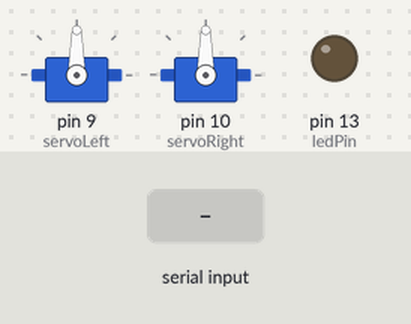
Recording of a sketch running on a simulated Arduino Uno, built with avr-gcc and run on an emulated ATmega328P. On the bench: 2 × servo, output pins drawn as LEDs (lit = HIGH). The inputs (shaded band) are chosen by the test bench.

Above: at 1.2 s.
1.3 s: byte 30 received over Serial
At 2.0 s:
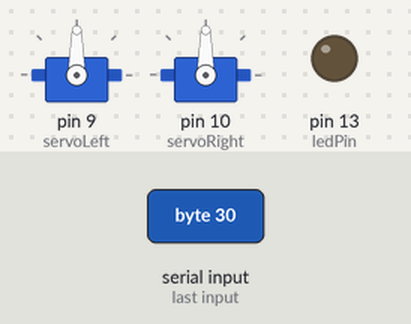
2.9 s: byte 90 received over Serial
At 4.1 s:
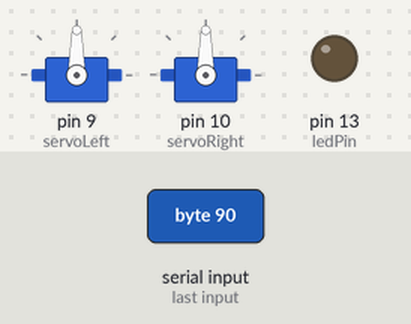
4.4 s: byte 120 received over Serial
At 5.5 s:
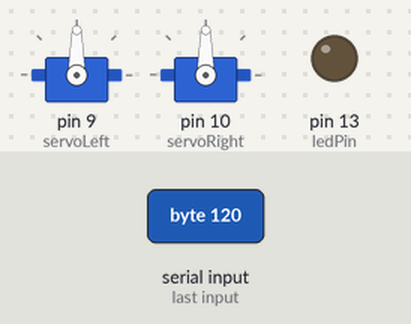
Timing chart, 0 to 7.4 s (numbered marks = the images above; inputs shaded):
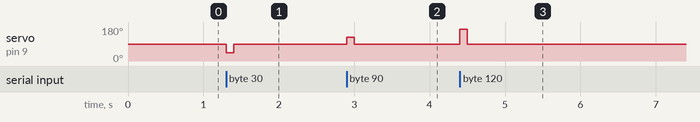

The sketch:

Gesture_Bot.ino
```cpp
#include <Servo.h>

#define TIMEOUT 100

int ledPin = 13; // Set the pin to digital I/O 4
Servo servoLeft,servoRight;
int leftSpeed,rightSpeed, leftComm, rightComm;
long lastSerial;

void setup() {
  pinMode(ledPin, OUTPUT); // Set pin as OUTPUT
  Serial.begin(9600); // Start serial communication at 9600 bps
  servoLeft.attach(9);
  servoRight.attach(10);
  leftSpeed = 64;
  rightSpeed = 64;
}

void loop() {
  if(millis() - lastSerial < TIMEOUT){
    leftComm = map(leftSpeed, 0, 127, 1, 179);
    rightComm = map(rightSpeed, 0, 127, 179, 1);
  }
  else{
    leftComm = 90;
    rightComm = 90;
  }
  servoLeft.write(leftComm);
  servoRight.write(rightComm);
}

void serialEvent(){
  char inChar = (char)Serial.read();

  if(inChar & 0x80)  rightSpeed = (inChar & 0b01111111);
  else leftSpeed = inChar;
  lastSerial = millis();
}
```

Measured:
- after the input at 1.3 s, servo on pin 9 (servoLeft): 90° → 43° at once, → 90° 0.10 s later
- after the input at 2.9 s, servo on pin 9 (servoLeft): 90° → 127° at once, → 90° 0.10 s later
- after the input at 4.4 s, servo on pin 9 (servoLeft): 90° → 169° at once, → 90° 0.10 s later
